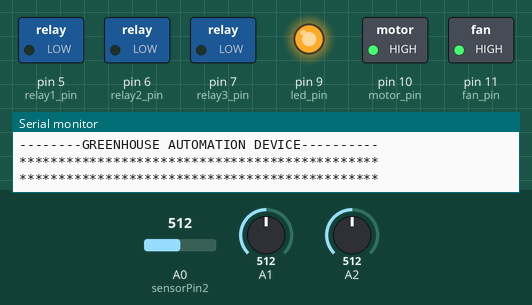
Bench run of a sketch on a simulated Arduino Uno, built with avr-gcc and run on an emulated ATmega328P. Parts: switched loads named in the sketch (green lamp = pin HIGH), output pins drawn as LEDs (lit = HIGH), the last lines printed to the serial monitor. The inputs (shaded band) are chosen by the test bench; at power-on: A0 (sensorPin2) = 512, A2 = 512, A1 = 512.

Above: at 9.2 s.
9.3 s: A0 (sensorPin2) set to 461
23.3 s: A0 (sensorPin2) set to 441
At 31.9 s:
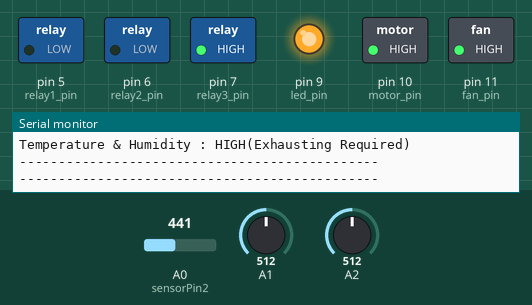
32.7 s: A2 set to 467
41.0 s: A2 set to 441
At 44.4 s:
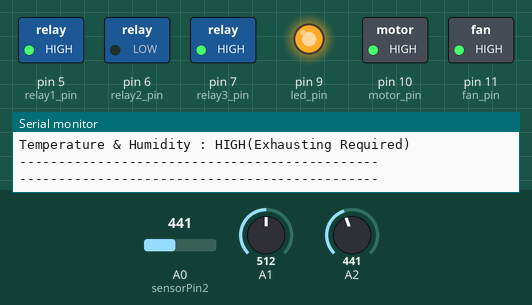
49.3 s: A1 set to 489
At 55.2 s:
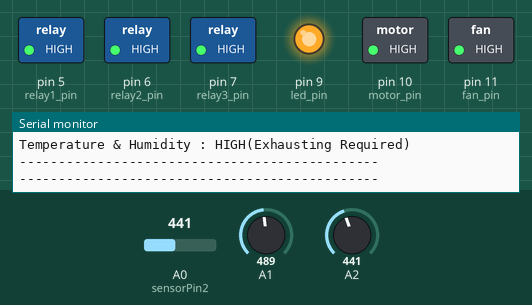
57.6 s: A0 (sensorPin2) set to 460
At 65.1 s:
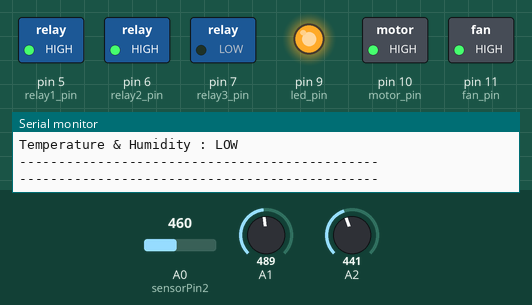
Timing chart, 0 to 66.6 s (numbered marks = the images above; inputs shaded):
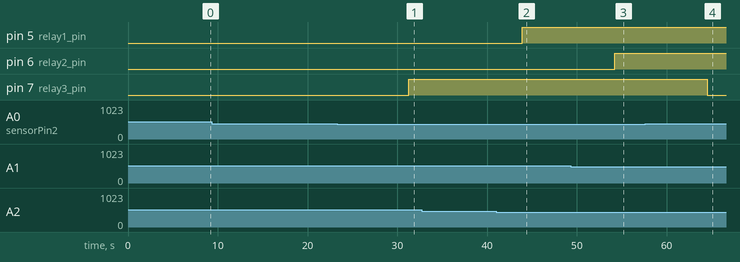

Measured:
- the behaviour switches between 450 and 449 on A0 (sensorPin2) (found by bisection; images 0 and 1)
- the behaviour switches between 450 and 449 on A2 (found by bisection; images 1 and 2)
- the behaviour switches between 500 and 499 on A1 (found by bisection; images 2 and 3)
- after the input at 23.3 s, pin 7 (relay3_pin): LOW → HIGH after 8.0 s
- after the input at 41.0 s, pin 5 (relay1_pin): LOW → HIGH after 2.9 s
- after the input at 49.3 s, pin 6 (relay2_pin): LOW → HIGH after 4.9 s
- after the input at 57.6 s, pin 7 (relay3_pin): HIGH → LOW after 6.9 s

The sketch:

GreenHouseAutomation.ino
```cpp
#define sensorPin2 A0 //DHT11
#define sensorPin2 A1 //SMD
#define sensorPin2 A2 //LDR

int relay1_pin = 5;
int relay2_pin = 6;
int relay3_pin = 7;
int led_pin = 9;
int motor_pin = 10;
int fan_pin = 11;

void setup()
{
  //For LDR
  pinMode(relay1_pin,OUTPUT);
  pinMode(led_pin,OUTPUT);
  digitalWrite(led_pin,HIGH);

  //For SMD
  pinMode(relay2_pin,OUTPUT);
  pinMode(motor_pin,OUTPUT);
  digitalWrite(motor_pin,HIGH);

  //For DHT11
  pinMode(relay3_pin,OUTPUT);
  pinMode(fan_pin,OUTPUT);
  digitalWrite(fan_pin,HIGH);

  Serial.begin(9600);
}

void loop()
{
  //Only for Serial Monitor UI Purpose
  Serial.println("**********************************************");
  Serial.println("**********************************************");
  Serial.println("--------GREENHOUSE AUTOMATION DEVICE----------");
  Serial.println("**********************************************");
  Serial.println("**********************************************");


  unsigned int AnalogValueLDR;
  AnalogValueLDR = analogRead(A2);

  unsigned int AnalogValueSMD;
  AnalogValueSMD = analogRead(A1);

  unsigned int AnalogValueDHT;
  AnalogValueDHT = analogRead(A0);

  delay(2000);

  Serial.print("Visibility : ");
  if(AnalogValueLDR < 450){
     Serial.println("HIGH");
  }else{
  Serial.println("LOW (Light Required)");
  }

  Serial.print("Soil Moisture : ");
  if(AnalogValueSMD < 850){
     Serial.print(AnalogValueSMD);
     Serial.println("HIGH");
  }else{
  Serial.println("LOW (Water Required)");
  }

 Serial.print("Temperature & Humidity : ");
 if(AnalogValueDHT < 450){
    Serial.println("HIGH(Exhausting Required)");
 }else{
 Serial.println("LOW");
 }

  Serial.println("----------------------------------------------");
  Serial.println("----------------------------------------------");

  if(AnalogValueLDR < 450){
      digitalWrite(relay1_pin,HIGH);
      delay(2000);
  }else{
  digitalWrite(relay1_pin,LOW);
  delay(2000);
  }
  if(AnalogValueSMD < 500){
      digitalWrite(relay2_pin,HIGH);
      delay(2000);
  }else{
  digitalWrite(relay2_pin,LOW);
  delay(2000);
  }
    if(AnalogValueDHT < 450){
      digitalWrite(relay3_pin,HIGH);
      delay(2000);
  }else{
  digitalWrite(relay3_pin,LOW);
  delay(2000);
  }
}

//Arduino DHT11 sensor Soil Moisture sensor LDR sensor Fan(5/12 V) DC Motor(12 V) LED Strip Relay(5/12 V). {3 Single channel / 1 Three channel} Breadoard Connecting Wires Battery (9/12 V) Pipe for DC pump
```
